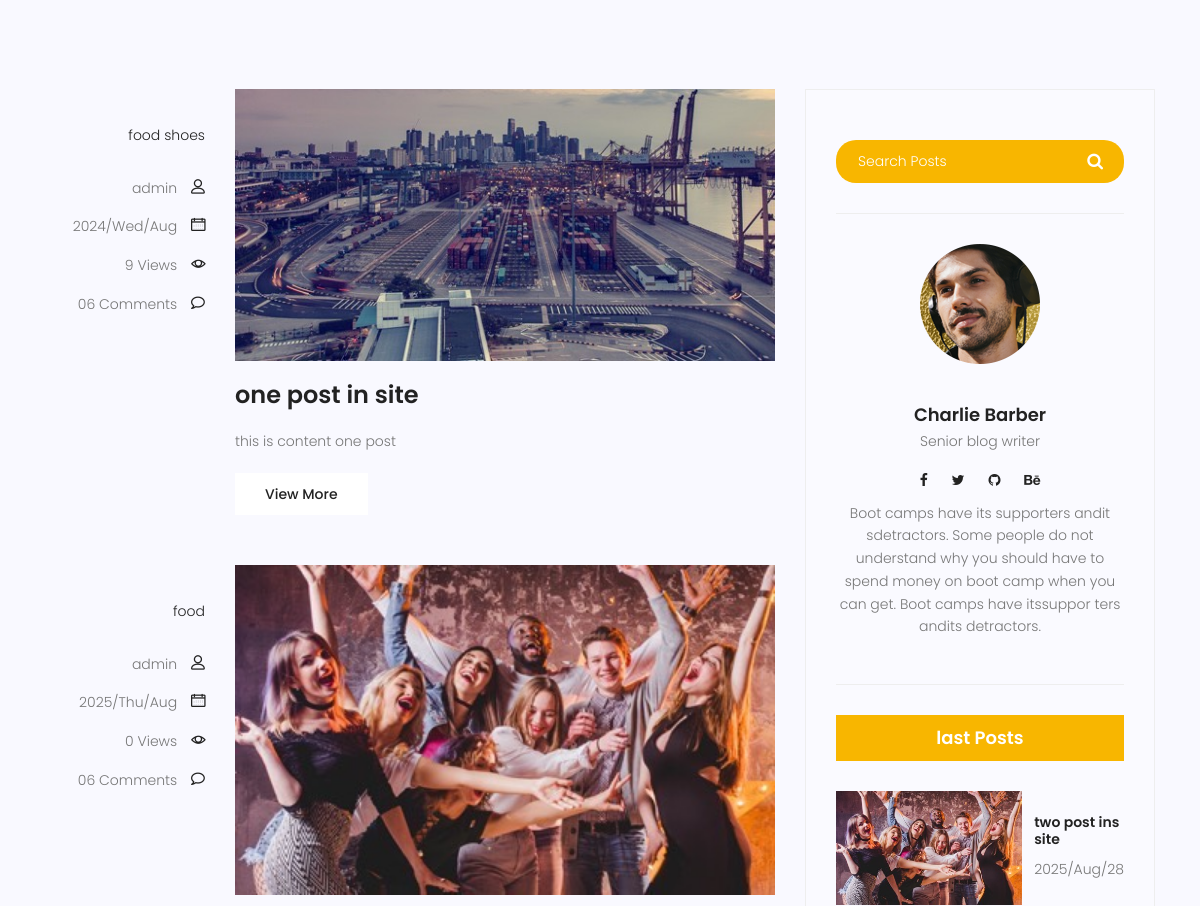
/blogs/ (middle part), run on an earlier commit of the app's database.
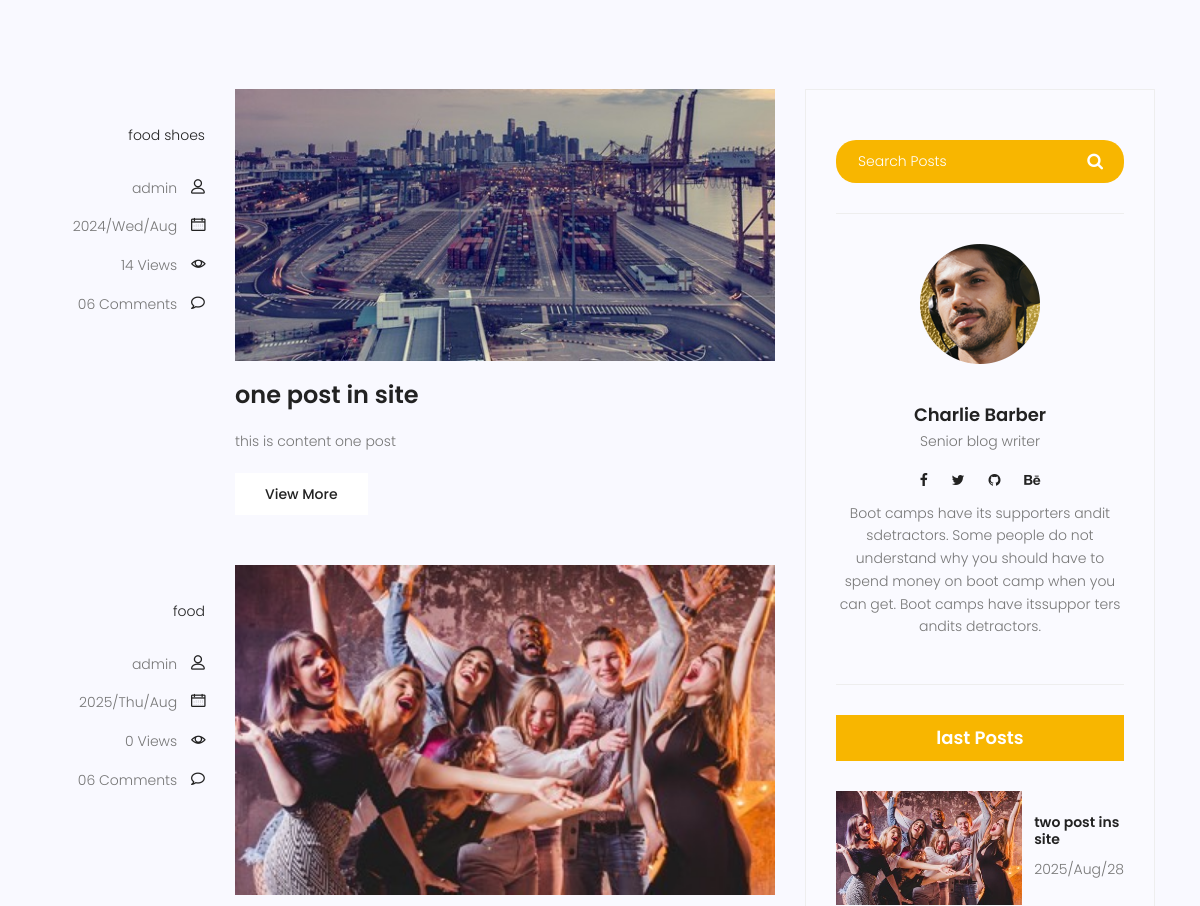
And on a later commit of the database.
### blog/models.py (models this page shows, shortened)
class Post(models.Model):
    author = models.ForeignKey(User,on_delete=models.SET_NULL,null=True)
    title = models.CharField(max_length=255)
    content = models.TextField()
    category = models.ManyToManyField('Category')
    image = models.ImageField(upload_to="blog_image",null=True)
    status = models.BooleanField(default=False)
    counted_view = models.IntegerField(default=0)
    created_date = models.DateTimeField(auto_now_add=True,null=True)
    updated_date = models.DateTimeField(auto_now=True,null=True)
    published_date = models.DateTimeField(null=True)
    class Meta:
        ordering = ["created_date"]
        verbose_name = "پست "
        verbose_name_plural = "پست ها "

### blog/views.py (the view)
# urls.py: path("",views.all_blogs_view,name="all"),
def all_blogs_view(request):
    time_now = timezone.now()
    posts = Post.objects.exclude(published_date__gt=time_now).filter(status=True)
    return render(request,"blog/all_blog.html",{"posts" :posts})

### blog/templatetags/blog_sidebar.py (called while the page is built)
@register.inclusion_tag("blog/category_sidebar.html")
def all_category_sidebar():
    category = Category.objects.all()
    return {
        "category": category
    }

@register.inclusion_tag("blog/last_post_sidebar.html")
def last_post_sidebar():
    time_now = timezone.now()
    last_posts = Post.objects.exclude(published_date__gt=time_now).filter(status=True).order_by("-published_date")
    return {"last_posts" :last_posts}

### templates/blog/all_blog.html (shortened to what this page needs)
{% extends 'base.html' %}
{% load static %}
{% load blog_sidebar %}
{% block content %}
<section class="top-category-widget-area pt-90 pb-90 ">
</section>
<section class="post-content-area">
    <div class="container">
        <div class="row">
            <div class="col-lg-8 posts-list">
                {% for post in posts %}
                <div class="single-post row">
                    <div class="col-lg-3  col-md-3 meta-details">
                        <ul class="tags">
                            {% for cat in post.category.all%}
                            <li><a href="#">{{cat.name}}</a></li>
                            {% endfor %}
                        </ul>
                        <div class="user-details row">
                            <p class="user-name col-lg-12 col-md-12 col-6"><a href="#">{{ post.author}}</a> <span class="lnr lnr-user"></span></p>
                            <p class="date col-lg-12 col-md-12 col-6"><a href="#">{{post.published_date|date:"Y/D/M "}}</a> <span class="lnr lnr-calendar-full"></span></p>
                            <p class="view col-lg-12 col-md-12 col-6"><a href="#">{{post.counted_view}} Views</a> <span class="lnr lnr-eye"></span></p>
                            <p class="comments col-lg-12 col-md-12 col-6"><a href="#">06 Comments</a> <span class="lnr lnr-bubble"></span></p>
                        </div>
                    </div>
                    <div class="col-lg-9 col-md-9 ">
                        <div class="feature-img">
                            <img class="img-fluid" src="{{post.image.url}}" alt="">
                        </div>
                        <a class="posts-title" href="{% url 'blog:single' post.id %}"><h3>{{post.title}}</h3></a>
                        <p class="excert">
                            {{post.content}}
                        </p>
                        <a href="{% url 'blog:single' post.id %}" class="primary-btn">View More</a>
                    </div>
                </div>
                {% endfor %}
            </div>
            <div class="col-lg-4 sidebar-widgets">
                <div class="widget-wrap">
                    <div class="single-sidebar-widget search-widget">
                        <form class="search-form" action="#">
                            <input placeholder="Search Posts" name="search" type="text" onfocus="this.placeholder = ''" onblur="this.placeholder = 'Search Posts'" >
                            <button type="submit"><i class="fa fa-search"></i></button>
                        </form>
                    </div>
                    <div class="single-sidebar-widget user-info-widget">
                        <img src="{% static 'img/blog/user-info.png' %}" alt="">
                        <a href="#"><h4>Charlie Barber</h4></a>
                        <p>
                            Senior blog writer
                        </p>
                        <ul class="social-links">
                            <li><a href="#"><i class="fa fa-facebook"></i></a></li>
                            <li><a href="#"><i class="fa fa-twitter"></i></a></li>
                            <li><a href="#"><i class="fa fa-github"></i></a></li>
                            <li><a href="#"><i class="fa fa-behance"></i></a></li>
                        </ul>
                        <p>
                            Boot camps have its supporters andit sdetractors. Some people do not understand why you should have to spend money on boot camp when you can get. Boot camps have itssuppor ters andits detractors.
                        </p>
                    </div>
                    {% last_post_sidebar %}
                </div>
            </div>
        </div>
    </div>
</section>
{% endblock %}

What changed in the data, as far as the page shows it:
changed Post "one post in site": counted_view "9" → "14"
